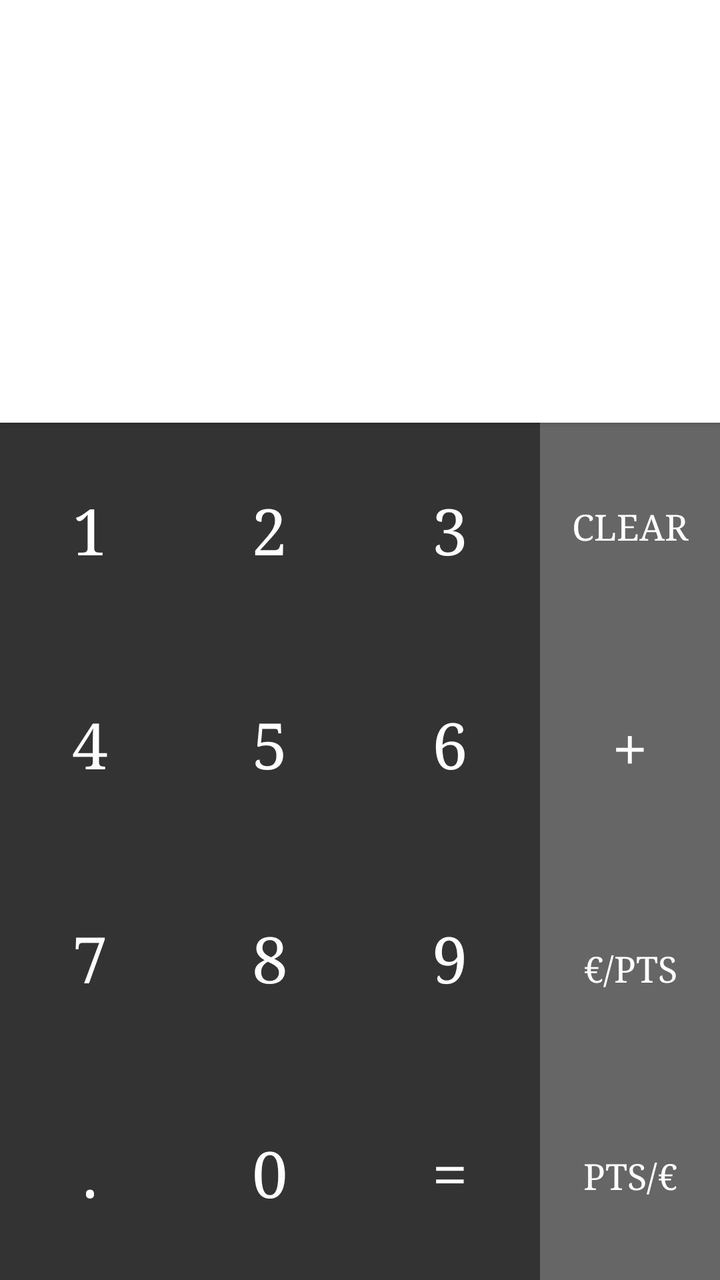
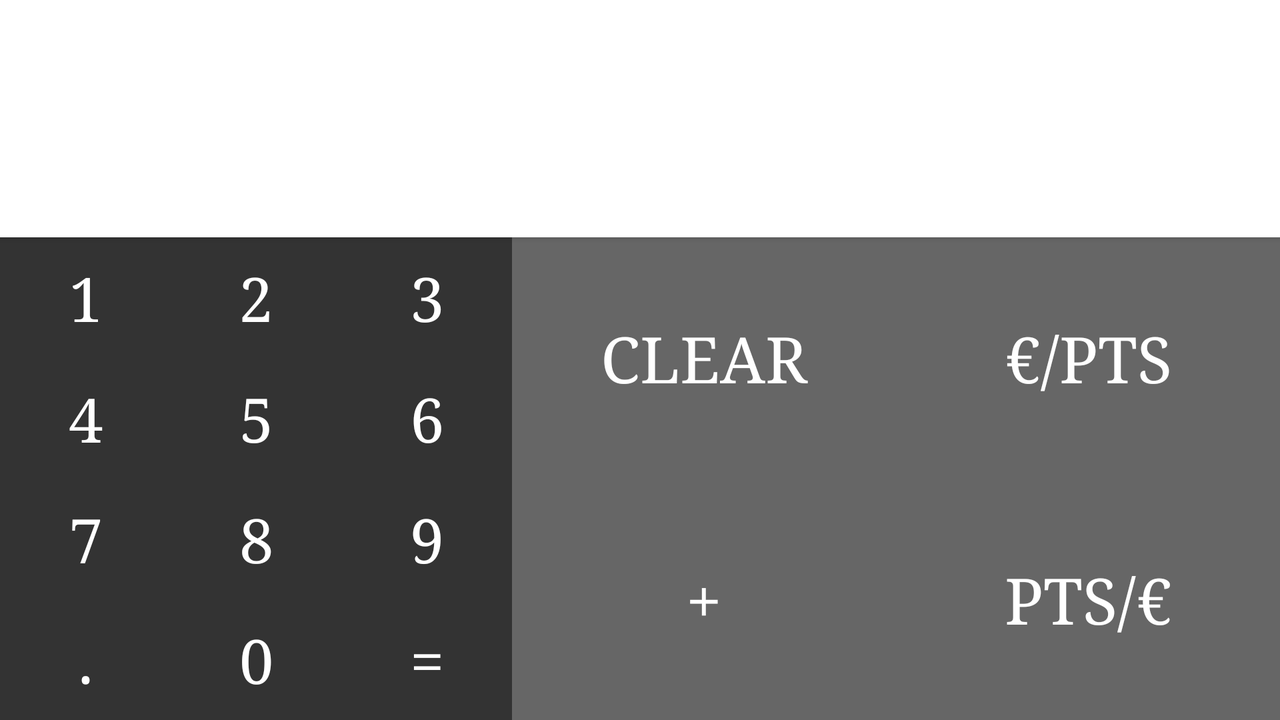

Compare how this app lays out the same screen by default and in its alternative resource folder. The renders come first, then the two layout files and the values they reference.
<!-- AndroidManifest.xml: application theme AppTheme -->
<!-- res/layout/fragment_calc_plus.xml -->
<android.support.constraint.ConstraintLayout
    xmlns:android="http://schemas.android.com/apk/res/android"
    xmlns:app="http://schemas.android.com/apk/res-auto"
    xmlns:tools="http://schemas.android.com/tools"
    android:layout_width="match_parent"
    android:layout_height="match_parent">

    <LinearLayout
        android:layout_width="0dp"
        android:layout_height="0dp"
        android:orientation="vertical"

        android:background="@android:color/white"

        android:elevation="2dp"

        android:paddingLeft="16dp"
        android:paddingRight="16dp"

        app:layout_constraintTop_toTopOf="parent"
        app:layout_constraintLeft_toLeftOf="parent"
        app:layout_constraintRight_toRightOf="parent"
        app:layout_constraintBottom_toTopOf="@+id/number_separator"
        >

        <TextView
            android:id="@+id/result"
            android:layout_width="match_parent"
            android:layout_height="0dp"

            android:layout_weight="1"

            android:gravity="end"
            android:textAlignment="textEnd"
            android:text=""
            android:maxLines="1"

            android:textAppearance="@style/TextAppearance.AppCompat.Display2" />

        <TextView
            android:id="@+id/total"
            android:layout_width="match_parent"
            android:layout_height="0dp"

            android:layout_weight="0.6"

            android:gravity="end"
            android:maxLines="1"
            android:text=""
            android:textAlignment="textEnd"

            android:textAppearance="@style/TextAppearance.AppCompat.Headline" />

    </LinearLayout>

    <android.support.constraint.Guideline
        android:layout_width="wrap_content"
        android:layout_height="wrap_content"
        android:id="@+id/number_separator"
        android:orientation="horizontal"
        app:layout_constraintGuide_percent="0.33" />

    <TableLayout
        android:id="@+id/tableLayout"
        android:layout_width="0dp"
        android:layout_height="0dp"

        android:background="#333333"

        android:shrinkColumns="*"
        android:stretchColumns="*"

        app:layout_constraintBottom_toBottomOf="parent"

        app:layout_constraintHorizontal_chainStyle="packed"
        app:layout_constraintLeft_toLeftOf="parent"
        app:layout_constraintRight_toLeftOf="@+id/separator"
        app:layout_constraintTop_toBottomOf="@+id/number_separator">

        <TableRow
            android:layout_weight="1">

            <Button
                android:id="@+id/btn_1"
                style="@style/ButtonSquare"
                android:tag="1"
                android:text="1" />

            <Button
                android:id="@+id/btn_2"
                style="@style/ButtonSquare"
                android:tag="2"
                android:text="2" />

            <Button
                android:id="@+id/btn_3"
                style="@style/ButtonSquare"
                android:tag="3"
                android:text="3" />
        </TableRow>

        <TableRow
            android:layout_weight="1">

            <Button
                android:id="@+id/btn_4"
                style="@style/ButtonSquare"
                android:tag="4"
                android:text="4" />

            <Button
                android:id="@+id/btn_5"
                style="@style/ButtonSquare"
                android:tag="5"
                android:text="5" />

            <Button
                android:id="@+id/btn_6"
                style="@style/ButtonSquare"
                android:tag="6"
                android:text="6" />
        </TableRow>

        <TableRow
            android:layout_weight="1">

            <Button
                android:id="@+id/btn_7"
                style="@style/ButtonSquare"
                android:tag="7"
                android:text="7" />

            <Button
                android:id="@+id/btn_8"
                style="@style/ButtonSquare"
                android:tag="8"
                android:text="8" />

            <Button
                android:id="@+id/btn_9"
                style="@style/ButtonSquare"
                android:tag="9"
                android:text="9" />
        </TableRow>

        <TableRow
            android:layout_weight="1">

            <Button
                android:id="@+id/btn_opt_decimal"
                style="@style/ButtonSquare"
                android:text="." />

            <Button
                android:id="@+id/btn_0"
                style="@style/ButtonSquare"
                android:tag="0"
                android:text="0" />

            <Button
                android:id="@+id/btn_op_equal"
                style="@style/ButtonSquare"
                android:text="=" />
        </TableRow>
    </TableLayout>

    <android.support.constraint.Guideline
        android:layout_width="wrap_content"
        android:layout_height="wrap_content"
        android:id="@+id/separator"
        android:orientation="vertical"
        app:layout_constraintGuide_percent="0.75" />

    <LinearLayout
        android:id="@+id/operations_wrapper"
        android:layout_width="0dp"
        android:layout_height="0dp"
        android:layout_marginLeft="0dp"

        android:background="#666"

        android:orientation="vertical"
        app:layout_constraintBottom_toBottomOf="@+id/tableLayout"
        app:layout_constraintLeft_toLeftOf="@+id/separator"
        app:layout_constraintRight_toRightOf="parent"
        app:layout_constraintTop_toTopOf="@+id/tableLayout">

        <Button
            android:id="@+id/btn_op_clear"
            style="@style/ButtonSquare.Actions"
            android:layout_width="match_parent"
            android:layout_height="wrap_content"
            android:layout_weight="1"
            android:text="Clear" />

        <Button
            android:id="@+id/btn_op_plus"
            style="@style/ButtonSquare"
            android:layout_width="match_parent"
            android:layout_height="wrap_content"
            android:layout_weight="1"
            android:text="+" />

        <Button
            android:id="@+id/btn_op_convert"
            style="@style/ButtonSquare.Actions"
            android:layout_width="match_parent"
            android:layout_height="wrap_content"
            android:layout_weight="1"
            android:text="€/Pts" />

        <Button
            android:id="@+id/btn_op_convert_rev"
            style="@style/ButtonSquare.Actions"
            android:layout_width="match_parent"
            android:layout_height="wrap_content"
            android:layout_weight="1"
            android:text="Pts/€" />
    </LinearLayout>

</android.support.constraint.ConstraintLayout>
<!-- resources referenced by this layout -->
<resources>
  <style name="ButtonSquare" parent="Base.Widget.AppCompat.Button.Borderless">
          
          <item name="android:textSize">32sp</item>
          <item name="android:maxLines">1</item>
          <item name="android:lines">1</item>
          <item name="android:textColor">@android:color/white</item>
          <item name="android:layout_width">match_parent</item>
          <item name="android:layout_height">match_parent</item>
      </style>
  <style name="ButtonSquare.Actions">
          <item name="android:textSize">18sp</item>
      </style>
  <style name="AppTheme" parent="Theme.AppCompat.Light.DarkActionBar">
          
          <item name="android:typeface">serif</item>
          <item name="android:colorBackground">@android:color/darker_gray</item>
  
          <item name="colorPrimary">@color/colorPrimary</item>
          <item name="colorPrimaryDark">@color/colorPrimaryDark</item>
          <item name="colorAccent">@color/colorAccent</item>
      </style>
  <color name="colorPrimary">#3F51B5</color>
  <color name="colorPrimaryDark">#303F9F</color>
  <color name="colorAccent">#FF4081</color>
</resources>
<!-- res/layout-land/fragment_calc_plus.xml (the repository's variant of the layout above) -->
<!-- drawn on the phone turned sideways -->
<android.support.constraint.ConstraintLayout
    xmlns:android="http://schemas.android.com/apk/res/android"
    xmlns:app="http://schemas.android.com/apk/res-auto"
    xmlns:tools="http://schemas.android.com/tools"
    android:layout_width="match_parent"
    android:layout_height="match_parent">

    <LinearLayout
        android:layout_width="0dp"
        android:layout_height="0dp"
        android:orientation="vertical"

        android:background="@android:color/white"

        android:elevation="2dp"

        android:paddingLeft="16dp"
        android:paddingRight="16dp"

        app:layout_constraintTop_toTopOf="parent"
        app:layout_constraintLeft_toLeftOf="parent"
        app:layout_constraintRight_toRightOf="parent"
        app:layout_constraintBottom_toTopOf="@+id/guideline6"
        >

        <TextView
            android:id="@+id/result"
            android:layout_width="match_parent"
            android:layout_height="0dp"

            android:layout_weight="1"

            android:gravity="end"
            android:textAlignment="textEnd"
            android:text=""
            android:maxLines="1"

            android:textAppearance="@style/TextAppearance.AppCompat.Display2" />

        <TextView
            android:id="@+id/carry"
            android:layout_width="match_parent"
            android:layout_height="0dp"

            android:layout_weight="0.6"

            android:gravity="end"
            android:textAlignment="textEnd"
            android:text=""
            android:maxLines="1"

            android:textAppearance="@style/TextAppearance.AppCompat.Headline" />

    </LinearLayout>



    <android.support.constraint.Guideline
        android:id="@+id/guideline6"
        android:layout_width="wrap_content"
        android:layout_height="wrap_content"
        app:layout_constraintGuide_percent="0.33"
        android:orientation="horizontal" />

    <TableLayout
        android:id="@+id/tableLayout"
        android:layout_width="0dp"
        android:layout_height="0dp"

        android:background="#333333"

        android:shrinkColumns="*"
        android:stretchColumns="*"


        app:layout_constraintHorizontal_chainStyle="packed"

        app:layout_constraintTop_toBottomOf="@+id/guideline6"
        app:layout_constraintRight_toLeftOf="@+id/separator"
        app:layout_constraintBottom_toBottomOf="parent"
        app:layout_constraintLeft_toLeftOf="parent"
        >

        <TableRow
            android:layout_weight="1">

            <Button
                android:id="@+id/btn_1"
                style="@style/ButtonSquare"
                android:tag="1"
                app:autoSizeTextType="uniform"
                android:text="1" />

            <Button
                android:id="@+id/btn_2"
                style="@style/ButtonSquare"
                android:tag="2"
                app:autoSizeTextType="uniform"
                android:text="2" />

            <Button
                android:id="@+id/btn_3"
                style="@style/ButtonSquare"
                android:tag="3"
                app:autoSizeTextType="uniform"
                android:text="3" />
        </TableRow>

        <TableRow
            android:layout_weight="1">

            <Button
                android:id="@+id/btn_4"
                style="@style/ButtonSquare"
                android:tag="4"
                app:autoSizeTextType="uniform"
                android:text="4" />

            <Button
                android:id="@+id/btn_5"
                style="@style/ButtonSquare"
                android:tag="5"
                app:autoSizeTextType="uniform"
                android:text="5" />

            <Button
                android:id="@+id/btn_6"
                style="@style/ButtonSquare"
                android:tag="6"
                app:autoSizeTextType="uniform"
                android:text="6" />
        </TableRow>

        <TableRow
            android:layout_weight="1">

            <Button
                android:id="@+id/btn_7"
                style="@style/ButtonSquare"
                android:tag="7"
                app:autoSizeTextType="uniform"
                android:text="7" />

            <Button
                android:id="@+id/btn_8"
                style="@style/ButtonSquare"
                android:tag="8"
                app:autoSizeTextType="uniform"
                android:text="8" />

            <Button
                android:id="@+id/btn_9"
                style="@style/ButtonSquare"
                android:tag="9"
                app:autoSizeTextType="uniform"
                android:text="9" />
        </TableRow>

        <TableRow
            android:layout_weight="1">

            <Button
                android:id="@+id/btn_opt_decimal"
                style="@style/ButtonSquare"
                app:autoSizeTextType="uniform"
                android:text="." />

            <Button
                android:id="@+id/btn_0"
                style="@style/ButtonSquare"
                android:tag="0"
                app:autoSizeTextType="uniform"
                android:text="0" />

            <Button
                android:id="@+id/btn_op_equal"
                style="@style/ButtonSquare"
                app:autoSizeTextType="uniform"
                android:text="=" />
        </TableRow>
    </TableLayout>

    <android.support.constraint.Guideline
        android:layout_width="wrap_content"
        android:layout_height="wrap_content"
        android:id="@+id/separator"
        android:orientation="vertical"
        app:layout_constraintGuide_percent="0.4" />

    <LinearLayout
        android:id="@+id/operations_wrapper"
        android:layout_width="0dp"
        android:layout_height="0dp"
        android:layout_marginLeft="0dp"

        android:background="#666"

        android:orientation="vertical"
        app:layout_constraintBottom_toBottomOf="@+id/tableLayout"
        app:layout_constraintLeft_toLeftOf="@+id/separator"
        app:layout_constraintTop_toTopOf="@+id/tableLayout"
        app:layout_constraintRight_toLeftOf="@+id/guideline5"
        android:layout_marginRight="0dp">

        <Button
            android:id="@+id/btn_op_clear"
            style="@style/ButtonSquare"
            android:layout_width="match_parent"
            android:layout_height="wrap_content"
            android:layout_weight="1"
            android:text="Clear" />

        <Button
            android:id="@+id/btn_op_plus"
            style="@style/ButtonSquare"
            android:layout_width="match_parent"
            android:layout_height="wrap_content"
            android:layout_weight="1"
            android:text="+" />

    </LinearLayout>

    <android.support.constraint.Guideline
        android:layout_width="wrap_content"
        android:layout_height="wrap_content"
        android:id="@+id/guideline5"
        android:orientation="vertical"
        app:layout_constraintGuide_percent="0.70" />

    <LinearLayout
        android:id="@+id/convertions_wrapper"
        android:layout_width="0dp"
        android:layout_height="0dp"
        android:layout_marginLeft="0dp"

        android:background="#666"

        android:orientation="vertical"
        app:layout_constraintBottom_toBottomOf="@+id/tableLayout"
        app:layout_constraintLeft_toLeftOf="@+id/guideline5"
        app:layout_constraintRight_toRightOf="parent"
        app:layout_constraintTop_toTopOf="@+id/tableLayout">

        <Button
            android:id="@+id/btn_op_convert"
            style="@style/ButtonSquare"
            android:layout_width="match_parent"
            android:layout_height="wrap_content"
            android:layout_weight="1"
            android:text="€/Pts" />

        <Button
            android:id="@+id/btn_op_convert_rev"
            style="@style/ButtonSquare"
            android:layout_width="match_parent"
            android:layout_height="wrap_content"
            android:layout_weight="1"
            android:text="Pts/€" />
    </LinearLayout>

</android.support.constraint.ConstraintLayout>
<!-- resources referenced by the variant -->
<!-- as the phone turned sideways resolves them -->
<resources>
  <style name="ButtonSquare" parent="Base.Widget.AppCompat.Button.Borderless">
          
          <item name="android:textSize">32sp</item>
          <item name="android:maxLines">1</item>
          <item name="android:lines">1</item>
          <item name="android:textColor">@android:color/white</item>
          <item name="android:layout_width">match_parent</item>
          <item name="android:layout_height">match_parent</item>
      </style>
  <style name="AppTheme" parent="Theme.AppCompat.Light.DarkActionBar">
          
          <item name="android:typeface">serif</item>
          <item name="android:colorBackground">@android:color/darker_gray</item>
  
          <item name="colorPrimary">@color/colorPrimary</item>
          <item name="colorPrimaryDark">@color/colorPrimaryDark</item>
          <item name="colorAccent">@color/colorAccent</item>
      </style>
  <color name="colorPrimary">#3F51B5</color>
  <color name="colorPrimaryDark">#303F9F</color>
  <color name="colorAccent">#FF4081</color>
</resources>
